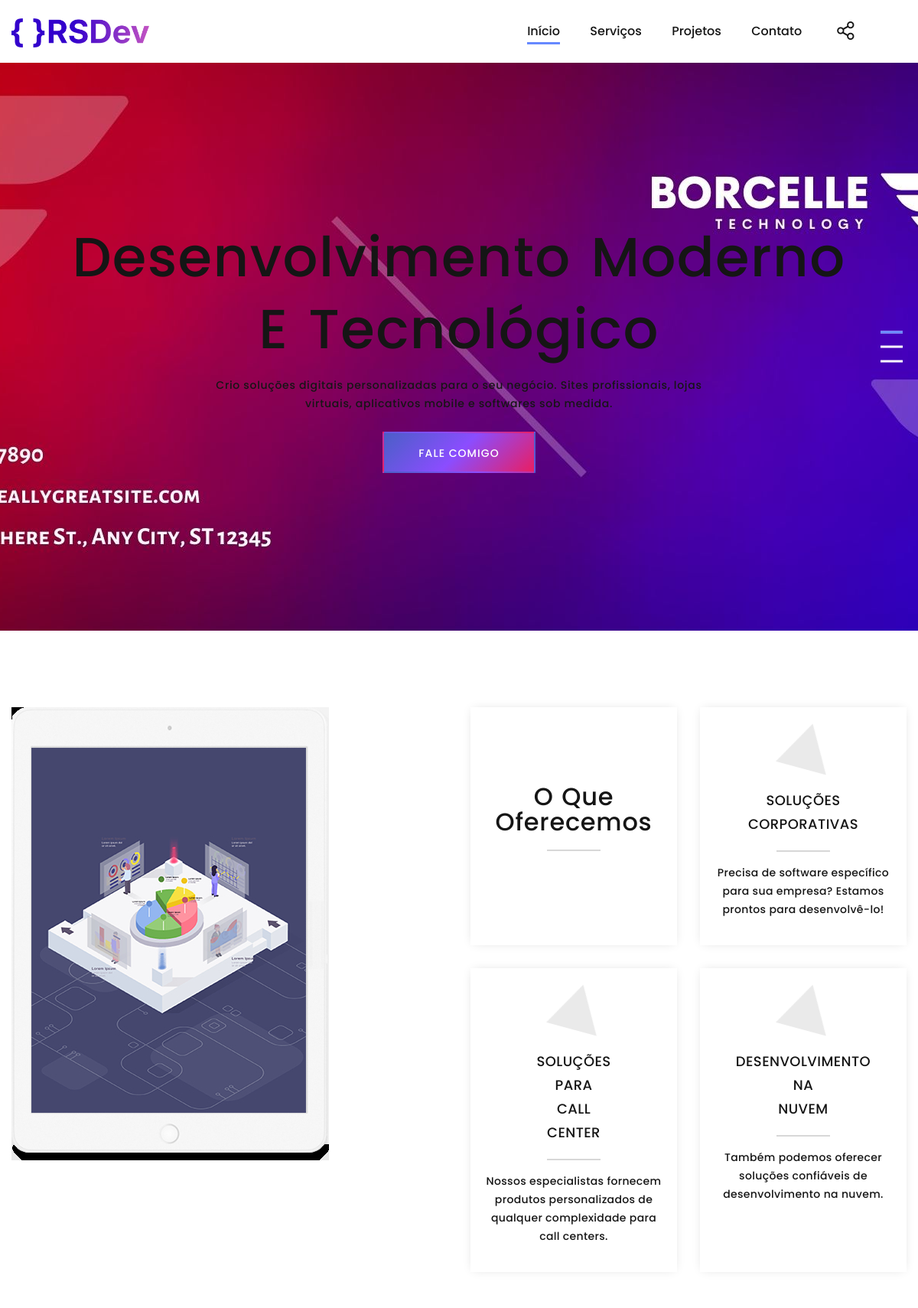
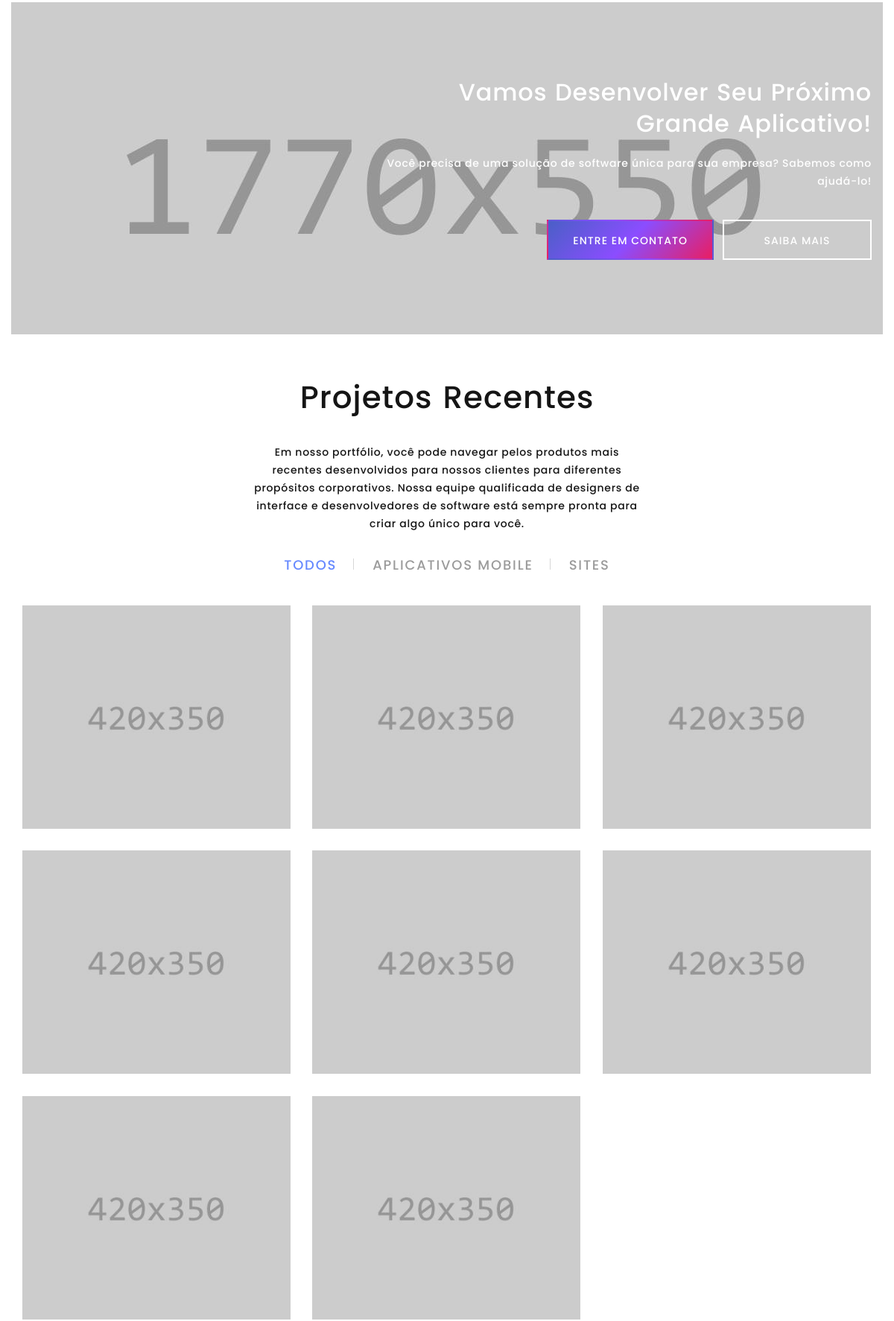
The page / (upper part) on the database its author committed (2 pictures, top to bottom).
### tables this page shows
CREATE TABLE site_content
                 (id INTEGER PRIMARY KEY AUTOINCREMENT,
                  section TEXT NOT NULL,
                  field TEXT NOT NULL,
                  content TEXT,
                  image_path TEXT,
                  created_at TIMESTAMP DEFAULT CURRENT_TIMESTAMP,
                  updated_at TIMESTAMP DEFAULT CURRENT_TIMESTAMP,
                  UNIQUE(section, field));

CREATE TABLE carousel_slides
                 (id INTEGER PRIMARY KEY AUTOINCREMENT,
                  title TEXT NOT NULL,
                  description TEXT,
                  image_path TEXT NOT NULL,
                  button_text TEXT DEFAULT 'Entre em contato',
                  button_link TEXT DEFAULT '#modalCta',
                  order_index INTEGER DEFAULT 0,
                  is_active INTEGER DEFAULT 1,
                  created_at TIMESTAMP DEFAULT CURRENT_TIMESTAMP,
                  updated_at TIMESTAMP DEFAULT CURRENT_TIMESTAMP);

CREATE TABLE services
                 (id INTEGER PRIMARY KEY AUTOINCREMENT,
                  title TEXT NOT NULL,
                  description TEXT,
                  icon_class TEXT,
                  order_index INTEGER DEFAULT 0,
                  created_at TIMESTAMP DEFAULT CURRENT_TIMESTAMP,
                  updated_at TIMESTAMP DEFAULT CURRENT_TIMESTAMP);

CREATE TABLE projects
                 (id INTEGER PRIMARY KEY AUTOINCREMENT,
                  title TEXT NOT NULL,
                  description TEXT,
                  image_path TEXT,
                  filter_type TEXT,
                  order_index INTEGER DEFAULT 0,
                  created_at TIMESTAMP DEFAULT CURRENT_TIMESTAMP,
                  updated_at TIMESTAMP DEFAULT CURRENT_TIMESTAMP, link_url TEXT);

### app.py (the view)
@app.route('/')
def index():
    site_content = get_site_content()
    projects = get_projects()
    services = get_services()
    pricing = get_pricing()
    footer_links = get_footer_links()
    carousel_slides = get_carousel_slides()
    company_stats = get_company_stats()
    client_images = get_client_images()
    feature_tabs = get_feature_tabs()
    feature_carousel_images = get_feature_carousel_images()
    projects_section = get_projects_section()
    return render_template('index.html',
                         site_content=site_content,
                         projects=projects,
                         services=services,
                         pricing=pricing,
                         footer_links=footer_links,
                         carousel_slides=carousel_slides,
                         company_stats=company_stats,
                         client_images=client_images,
                         feature_tabs=feature_tabs,
                         feature_carousel_images=feature_carousel_images,
                         projects_section=projects_section)

### templates/index.html (shortened to what this page needs)
<!DOCTYPE html>
<html class="wide wow-animation" lang="pt-BR">
  <head>
    <link rel="stylesheet" href="{{ url_for('static', filename='css/bootstrap.css') }}">
    <link rel="stylesheet" href="{{ url_for('static', filename='css/fonts.css') }}">
    <link rel="stylesheet" href="{{ url_for('static', filename='css/style.css') }}">
  </head>
  <body>
    <div class="page">
      <div id="home">
        <header class="section page-header">
          <div class="rd-navbar-wrap">
            <nav class="rd-navbar rd-navbar-classic" data-layout="rd-navbar-fixed" data-sm-layout="rd-navbar-fixed" data-md-layout="rd-navbar-fixed" data-md-device-layout="rd-navbar-fixed" data-lg-layout="rd-navbar-static" data-lg-device-layout="rd-navbar-fixed" data-xl-layout="rd-navbar-static" data-xl-device-layout="rd-navbar-static" data-xxl-layout="rd-navbar-static" data-xxl-device-layout="rd-navbar-static" data-lg-stick-up-offset="46px" data-xl-stick-up-offset="46px" data-xxl-stick-up-offset="46px" data-lg-stick-up="true" data-xl-stick-up="true" data-xxl-stick-up="true">
              <div class="rd-navbar-main-outer">
                <div class="rd-navbar-main">
                  <div class="rd-navbar-panel">
                    <div class="rd-navbar-brand"><a class="brand" href="{{ url_for('index') }}">
                      {% if site_content.get('header') and site_content.header.get('logo') and site_content.header.logo.get('image_path') %}
                        <img src="{{ url_for('static', filename=site_content.header.logo.image_path) }}" alt="" width="223" height="50"/>
                      {% else %}
                        <img src="{{ url_for('static', filename='images/logo-default-223x50.png') }}" alt="" width="223" height="50"/>
                      {% endif %}
                    </a></div>
                  </div>
                  <div class="rd-navbar-main-element">
                    <div class="rd-navbar-nav-wrap">
                      <div class="rd-navbar-share fl-bigmug-line-share27" data-rd-navbar-toggle=".rd-navbar-share-list">
                        <ul class="list-inline rd-navbar-share-list">
                        </ul>
                      </div>
                      <ul class="rd-navbar-nav">
                        <li class="rd-nav-item active"><a class="rd-nav-link" href="#home">Início</a></li>
                        <li class="rd-nav-item"><a class="rd-nav-link" href="#services">Serviços</a></li>
                        <li class="rd-nav-item"><a class="rd-nav-link" href="#projects">Projetos</a></li>
                        <li class="rd-nav-item"><a class="rd-nav-link" href="#contacts">Contato</a></li>
                      </ul>
                    </div>
                  </div>
                </div>
              </div>
            </nav>
          </div>
        </header>
        <section class="section swiper-container swiper-slider swiper-slider-classic" data-loop="true" data-autoplay="4859" data-simulate-touch="true" data-direction="vertical" data-nav="false">
          <div class="swiper-wrapper text-center">
            {% if carousel_slides %}
              {% for slide in carousel_slides %}
              <div class="swiper-slide" data-slide-bg="{{ url_for('static', filename=slide.image_path.replace('\\', '/')) }}">
                <div class="swiper-slide-caption section-md">
                  <div class="container">
                    <h1 data-caption-animate="fadeInLeft" data-caption-delay="0">{{ slide.title }}</h1>
                    {% if slide.description %}
                    <p class="text-width-large" data-caption-animate="fadeInRight" data-caption-delay="100">{{ slide.description }}</p>
                    {% endif %}
                    <a class="button button-primary button-ujarak" href="{{ slide.button_link if slide.button_link else '#' }}" data-caption-animate="fadeInUp" data-caption-delay="200">{{ slide.button_text if slide.button_text else 'Entre em contato' }}</a>
                  </div>
                </div>
              </div>
              {% endfor %}
            {% endif %}
          </div>
          <div class="swiper-pagination__module">
            <div class="swiper-pagination"></div>
          </div>
        </section>
      </div>
      <section class="section section-sm section-first bg-default text-center" id="services">
        <div class="container">
          <div class="row row-30 justify-content-center">
            <div class="col-md-7 col-lg-5 col-xl-6 text-lg-left wow fadeInUp">
              {% if site_content.get('services') and site_content.services.get('section_image') and site_content.services.section_image.get('image_path') %}
                <img src="{{ url_for('static', filename=site_content.services.section_image.image_path.replace('\\', '/')) }}" alt="" width="415" height="592"/>
              {% else %}
                <img src="{{ url_for('static', filename='images/index-1-415x592.png') }}" alt="" width="415" height="592"/>
              {% endif %}
            </div>
            <div class="col-lg-7 col-xl-6">
              <div class="row row-30">
                {% if services %}
                  <div class="col-sm-6 wow fadeInRight">
                    <article class="box-icon-modern box-icon-modern-custom">
                      <div>
                        <h3 class="box-icon-modern-big-title">O Que Oferecemos</h3>
                        <div class="box-icon-modern-decor"></div>
                      </div>
                    </article>
                  </div>
                  {% for service in services %}
                  <div class="col-sm-6 wow fadeInRight" data-wow-delay="{{ (loop.index * 0.1) }}s">
                    <article class="box-icon-modern box-icon-modern-2">
                      {% if service.icon_class %}
                      <div class="box-icon-modern-icon {{ service.icon_class }}"></div>
                      {% endif %}
                      <h5 class="box-icon-modern-title">
                        <a href="#">{{ service.title|upper|replace(' ', '<br>')|safe }}</a>
                      </h5>
                      <div class="box-icon-modern-decor"></div>
                      {% if service.description %}
                      <p class="box-icon-modern-text">{{ service.description }}</p>
                      {% endif %}
                    </article>
                  </div>
                  {% endfor %}
                {% endif %}
              </div>
            </div>
          </div>
        </div>
      </section>
      <section class="section section-fluid bg-default">
        {% set cta_bg = site_content.get('cta', {}).get('background_image', {}).get('image_path', 'images/parallax-1.jpg') if site_content.get('cta') and site_content.cta.get('background_image') else 'images/parallax-1.jpg' %}
        {% set cta_title = site_content.get('cta', {}).get('title', {}).get('content', 'Vamos Desenvolver Seu Próximo Grande Aplicativo!') if site_content.get('cta') and site_content.cta.get('title') else 'Vamos Desenvolver Seu Próximo Grande Aplicativo!' %}
        {% set cta_desc = site_content.get('cta', {}).get('description', {}).get('content', 'Você precisa de uma solução de software única para sua empresa? Sabemos como ajudá-lo!') if site_content.get('cta') and site_content.cta.get('description') else 'Você precisa de uma solução de software única para sua empresa? Sabemos como ajudá-lo!' %}
        {% set cta_btn1_text = site_content.get('cta', {}).get('button1_text', {}).get('content', 'Entre em Contato') if site_content.get('cta') and site_content.cta.get('button1_text') else 'Entre em Contato' %}
        {% set cta_btn1_link = site_content.get('cta', {}).get('button1_link', {}).get('content', '#') if site_content.get('cta') and site_content.cta.get('button1_link') else '#' %}
        {% set cta_btn2_text = site_content.get('cta', {}).get('button2_text', {}).get('content', 'Saiba Mais') if site_content.get('cta') and site_content.cta.get('button2_text') else 'Saiba Mais' %}
        {% set cta_btn2_link = site_content.get('cta', {}).get('button2_link', {}).get('content', '#') if site_content.get('cta') and site_content.cta.get('button2_link') else '#' %}
        <div class="parallax-container" data-parallax-img="{{ url_for('static', filename=cta_bg.replace('\\', '/')) }}">
          <div class="parallax-content section-xl context-dark bg-overlay-68 bg-mobile-overlay">
            <div class="container">
              <div class="row row-30 justify-content-end text-right">
                <div class="col-sm-7">
                  <h3 class="wow fadeInLeft">{{ cta_title }}</h3>
                  <p>{{ cta_desc }}</p>
                  <div class="group-sm group-middle group justify-content-end"><a class="button button-primary button-ujarak" href="{{ cta_btn1_link }}">{{ cta_btn1_text }}</a><a class="button button-white-outline button-ujarak" href="{{ cta_btn2_link }}">{{ cta_btn2_text }}</a></div>
                </div>
              </div>
            </div>
          </div>
        </div>
      </section>
      <section class="section section-sm section-fluid bg-default text-center" id="projects">
        <div class="container-fluid">
          {% set projects_title = projects_section.get('title', {}).get('content', 'Projetos Recentes') if projects_section.get('title') else 'Projetos Recentes' %}
          {% set filter_all = projects_section.get('filter_all', {}).get('content', 'Todos') if projects_section.get('filter_all') else 'Todos' %}
          {% set filter_type1 = projects_section.get('filter_type1', {}).get('content', 'Aplicativos Mobile') if projects_section.get('filter_type1') else 'Aplicativos Mobile' %}
          {% set filter_type2 = projects_section.get('filter_type2', {}).get('content', 'Sites') if projects_section.get('filter_type2') else 'Sites' %}
          <h2 class="wow fadeInLeft">{{ projects_title }}</h2>
          {% if projects_description %}
          <p class="quote-jean wow fadeInRight" data-wow-delay=".1s">{{ projects_description }}</p>
          {% endif %}
          <div class="isotope-filters isotope-filters-horizontal">
            <ul class="isotope-filters-list" id="isotope-3">
              <li><a class="active" href="#" data-isotope-filter="*" data-isotope-group="gallery">{{ filter_all }}</a></li>
              <li><a href="#" data-isotope-filter="Type 1" data-isotope-group="gallery">{{ filter_type1 }}</a></li>
              <li><a href="#" data-isotope-filter="Type 2" data-isotope-group="gallery">{{ filter_type2 }}</a></li>
            </ul>
          </div>
          <div class="row row-30 isotope" data-isotope-layout="fitRows" data-isotope-group="gallery" data-lightgallery="group">
            {% if projects %}
              {% for project in projects %}
              <div class="col-sm-6 col-lg-4 col-xxl-3 isotope-item wow {% if loop.index <= 4 %}fadeInRight{% else %}fadeInLeft{% endif %}" data-filter="{{ project.filter_type }}" {% if loop.index > 1 and loop.index <= 4 %}data-wow-delay="{{ (loop.index - 1) * 0.1 }}s"{% elif loop.index > 4 %}data-wow-delay="{{ (loop.index - 5) * 0.1 }}s"{% endif %}>
                <article class="thumbnail thumbnail-classic thumbnail-md">
                  {% if project.image_path %}
                  <div class="thumbnail-classic-figure">
                    <img src="{{ url_for('static', filename=project.image_path.replace('\\', '/')) }}" alt="{{ project.title }}" width="420" height="350"/>
                  </div>
                  {% endif %}
                </article>
              </div>
              {% endfor %}
            {% endif %}
          </div>
        </div>
      </section>
    </div>
  </body>
</html>

### rows shown on the page
site_content: image_path (picture)
carousel_slides: title "Desenvolvimento Moderno E Tecnológico", description "Crio soluções digitais personalizadas para o seu negócio. Sites profissionais, lojas virtuais, aplicativos mobile e softwares sob medida.", button_text "FALE COMIGO"
site_content: image_path (picture)
services: title "SOLUÇÕES CORPORATIVAS", description "Precisa de software específico para sua empresa? Estamos prontos para desenvolvê-lo!"
services: title "SOLUÇÕES PARA CALL CENTER", description "Nossos especialistas fornecem produtos personalizados de qualquer complexidade para call centers."
services: title "DESENVOLVIMENTO NA NUVEM", description "Também podemos oferecer soluções confiáveis de desenvolvimento na nuvem."
site_content: content "Vamos Desenvolver Seu Próximo Grande Aplicativo!"
site_content: content "Você precisa de uma solução de software única para sua empresa? Sabemos como ajudá-lo!"
site_content: content "ENTRE EM CONTATO"
site_content: content "SAIBA MAIS"
site_content: content "Projetos Recentes"
site_content: content "Em nosso portfólio, você pode navegar pelos produtos mais recentes desenvolvidos para nossos clientes para diferentes propósitos corporativos. Nossa equipe qualificada de designers de interface e desenvolvedores de software está sempre pronta para criar algo único para você."
site_content: content "TODOS"
site_content: content "APLICATIVOS MOBILE"
site_content: content "SITES"
projects: image_path (picture)
projects: image_path (picture)
projects: image_path (picture)
projects: image_path (picture)
projects: image_path (picture)
projects: image_path (picture)
projects: image_path (picture)
projects: image_path (picture)
